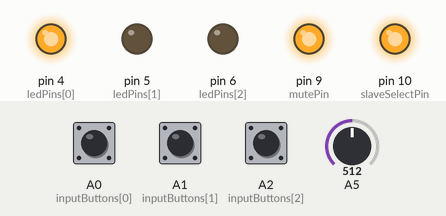
Bench run of a sketch on a simulated Arduino Uno, built with avr-gcc and run on an emulated ATmega328P. On the bench: output pins drawn as LEDs (lit = HIGH). The test bench sets the inputs (shaded band); at power-on: A1 (inputButtons[1]) LOW, A2 (inputButtons[2]) LOW, A0 (inputButtons[0]) LOW, A5 = 512.

Above: at 1.2 s.
1.3 s: A1 (inputButtons[1]) pulled HIGH for 0.15 s
At 2.0 s:
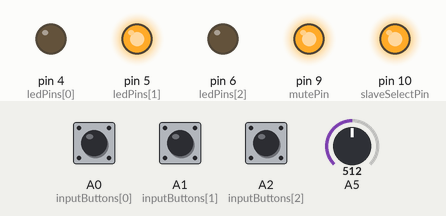
2.9 s: A2 (inputButtons[2]) pulled HIGH for 0.15 s
At 3.6 s:
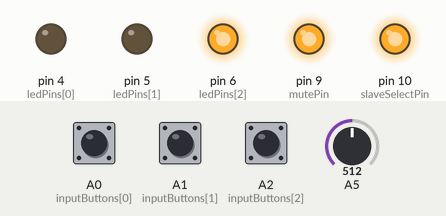
4.5 s: A0 (inputButtons[0]) pulled HIGH for 0.15 s
At 5.3 s:
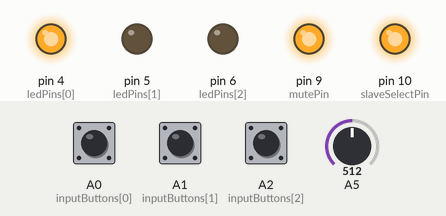
6.1 s: A1 (inputButtons[1]) pulled HIGH for 1 s
At 6.9 s:
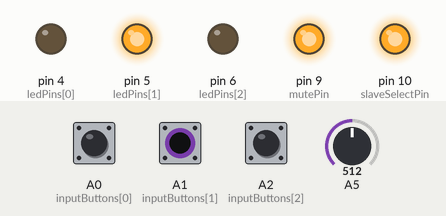
Timing chart, 0 to 9.1 s (numbered marks = the images above; inputs shaded):
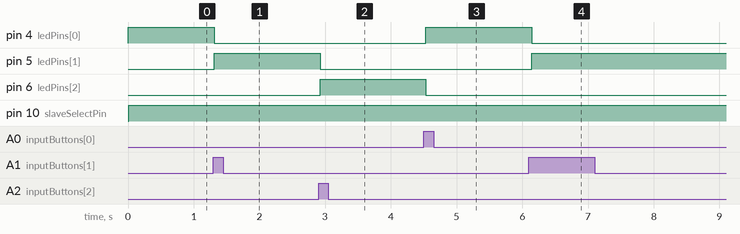

Measured:
- after the input at 1.3 s, pin 4 (ledPins[0]): HIGH → LOW at once; pin 5 (ledPins[1]): LOW → HIGH at once
- after the input at 2.9 s, pin 5 (ledPins[1]): HIGH → LOW at once; pin 6 (ledPins[2]): LOW → HIGH at once
- after the input at 4.5 s, pin 4 (ledPins[0]): LOW → HIGH at once; pin 6 (ledPins[2]): HIGH → LOW at once
- after the input at 6.1 s, pin 4 (ledPins[0]): HIGH → LOW after 0.05 s; pin 5 (ledPins[1]): LOW → HIGH after 0.05 s

The sketch:

main.ino
```cpp
#include <SoftwareSerial.h>
#include <SPI.h>

SoftwareSerial rs232(2, 3); //232_TX,232_RX

const int inputButtons[] = {A0, A1, A2};
const int ledPins[] = {4, 5, 6};

int readButton = -1;
float readVolume = 0.0;
int readGain = 1;

int currentSource = 0;

int currentGain = 1;
int mutePin = 9;
int slaveSelectPin = 10;

void setup() {
  // Setup serial communication for debugging.
  Serial.begin(9600);

  // Setup RS232.
  rs232.begin(9600);

  // Setup SPI.
  pinMode(slaveSelectPin, OUTPUT);
  pinMode(mutePin, OUTPUT);
  SPI.begin();

  // Setup pins for input from buttons.
  for (int i = 0; i < 3; i++) {
    pinMode(inputButtons[i], INPUT);
  }

  // Setup pins for output to LEDs.
  for (int i = 0; i < 3; i++) {
    pinMode(ledPins[i], OUTPUT);
  }

  // Reset.
  setCurrentLED(currentSource);
  setCurrentVideo(currentSource);
  setVolume(1);
  digitalWrite(mutePin, HIGH);
}

/**
 * Return index of button being pressed.
*/
int readButtons() {
  int buttonState = -1;

  // Iterate over all buttons.
  for (int i = 0; i < 3; i++) {
    buttonState = digitalRead(inputButtons[i]);

    // Check if button is pressed.
    if (buttonState == HIGH) {
      // Return index of button.
      return i;
    }
  }

  // Return -1 if no pressed button.
  return -1;
}

/**
 * Toggle LEDs to supplied source.
*/
void setCurrentLED(int currentLED) {
  // Iterate over all LEDs.
  for (int i = 0; i < 3; i++) {
    // Turn LED on if it's the current source, otherwise off.
    digitalWrite(ledPins[i], (i == currentLED ? HIGH : LOW));
  }
}

/**
 * Toggle video switch to supplied source.
*/
void setCurrentVideo(int currentVideo) {
  switch (currentVideo) {
    case 0:
      rs232.println("x1AVx1");
      break;
    case 1:
      rs232.println("x2AVx1");
      break;
    case 2:
      rs232.println("x3AVx1");
      break;
  }
}

/**
 * Set volume on PGA2310 through SPI.
*/
void setVolume(int gain) {
  digitalWrite(slaveSelectPin, LOW);
  SPI.transfer(gain);
  SPI.transfer(gain);
  digitalWrite(slaveSelectPin, HIGH);
}

/**
 * Read voltage of analog input knob.
*/
float readVolumeVoltage() {
  // Read the value from analog pin A5.
  int sensorValue = analogRead(A5);

  // Return analog sensor reading (0-1023).
  return sensorValue;
}

void loop() {
  // Read volume knob voltage and map to 8 bit values.
  readVolume = readVolumeVoltage();
  readGain = map(readVolume, 0, 1023, 1, 255);

  // Only set volume if gain has changed.
  if (readGain != currentGain) {
    currentGain = readGain;
    setVolume(currentGain);
  }

  // Read buttons.
  readButton = readButtons();

  // Only proceed if a button is pressed and it's not the current source.
  if (readButton != -1 && readButton != currentSource) {
    currentSource = readButton;

    // Turn on LED for current source.
    setCurrentLED(currentSource);

    // Send command to AV switch.
    setCurrentVideo(currentSource);
  }

  delay(100);
}
```
